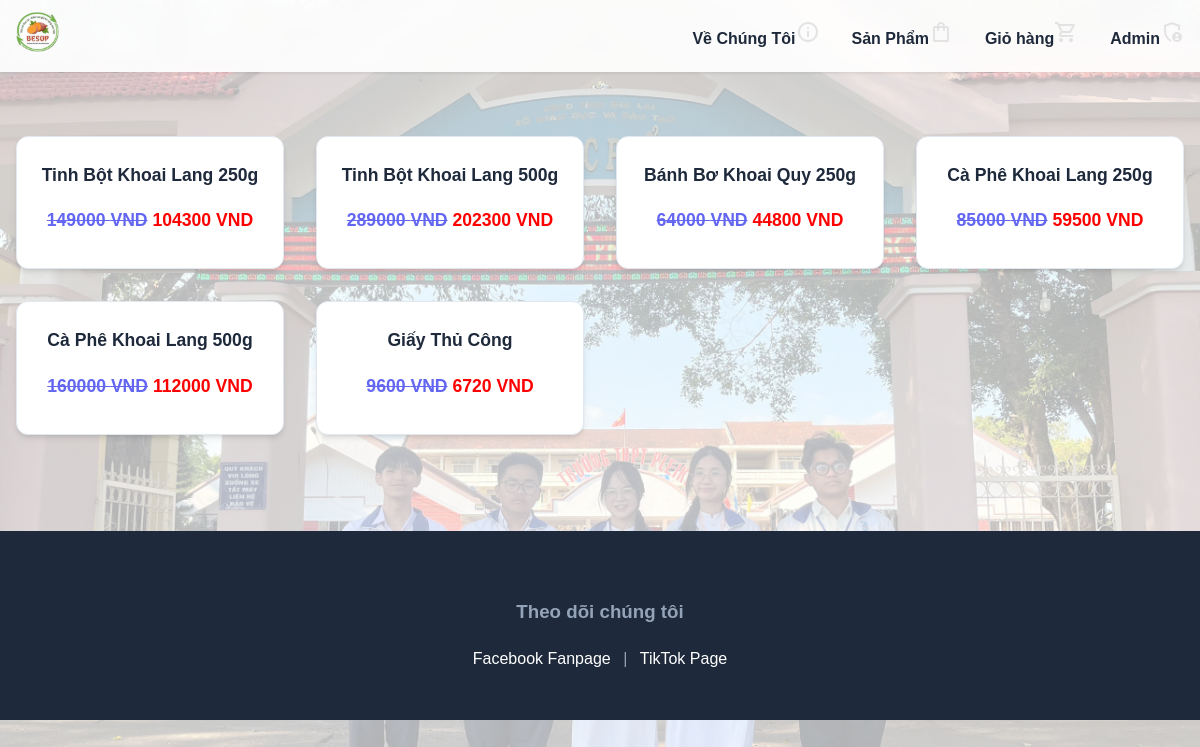
The page /shop/ on the database as committed earlier.
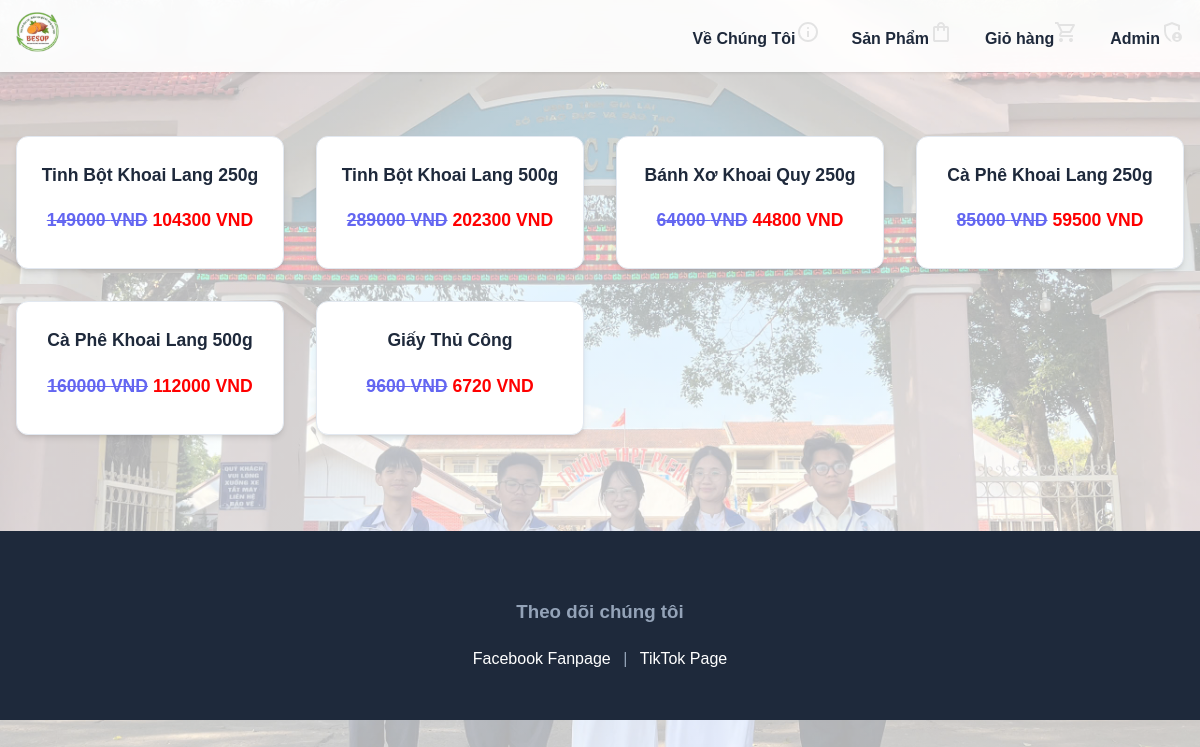
The same page on the database as committed later.
### shop/models.py (models this page shows, shortened)
class Product(models.Model):
    product_name = models.CharField(max_length=255)
    price = models.IntegerField()
    description = models.TextField(blank=True, null=True)
    image = models.ImageField(upload_to='products/', blank=True, null=True)

### shop/views.py (the view)
# urls.py: path('shop/', views.index, name='index'),
def index(request):
    products = Product.objects.all()
    transaction_count = Transaction.objects.count()
    show_promo_popup = False
    show_promo = transaction_count <= 100
    products_with_discount = []
    if show_promo:
        for product in products:
            products_with_discount.append({
                'product': product,
                'discounted_price': product.price * 0.7
            })
    else:
        for product in products:
            products_with_discount.append({
                'product': product,
                'discounted_price': None
            })
    return render(request, 'index.html', {
        'products_with_discount': products_with_discount,
        'show_promo_popup': show_promo_popup,
        'show_promo': show_promo
    })

### templates/index.html (shortened to what this page needs)
{% extends 'base.html' %}
{% load static %}
{% block content %}
<div class="product-grid">
    {% for item in products_with_discount %}
    <div class="product-card">
        <a href="{% url 'product_detail' item.product.pk %}">
            <h3>{{ item.product.product_name }}</h3>
            {% if show_promo and item.discounted_price %}
                <p class="price">
                    <span style="text-decoration: line-through;">{{ item.product.price|floatformat:0 }} VND</span>
                    <span style="color: red;">{{ item.discounted_price|floatformat:0 }} VND</span>
                </p>
            {% else %}
                <p class="price">{{ item.product.price|floatformat:0 }} VND</p>
            {% endif %}
        </a>
    </div>
    {% endfor %}
</div>
{% endblock %}

Rows that differ between the two databases and show on the page:
changed Product: product.product_name "Bánh Bơ Khoai Quy 250g" → "Bánh Xơ Khoai Quy 250g"
